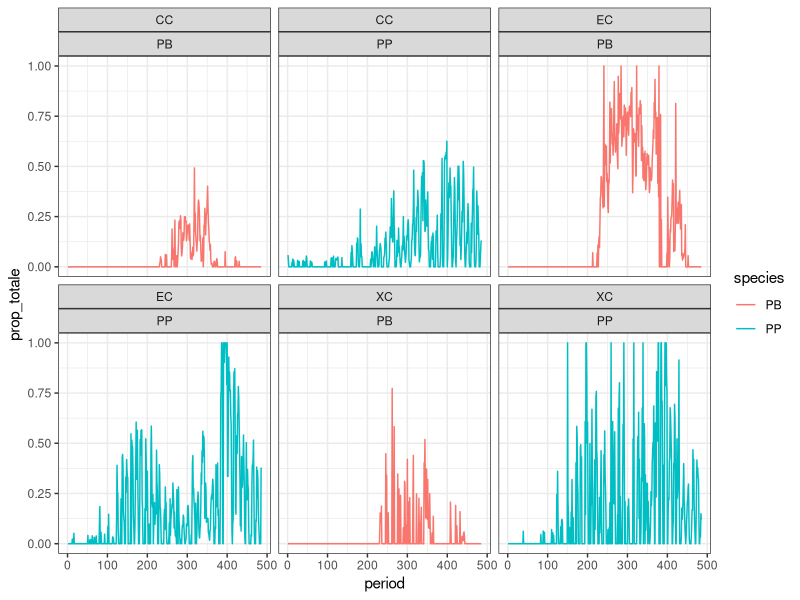
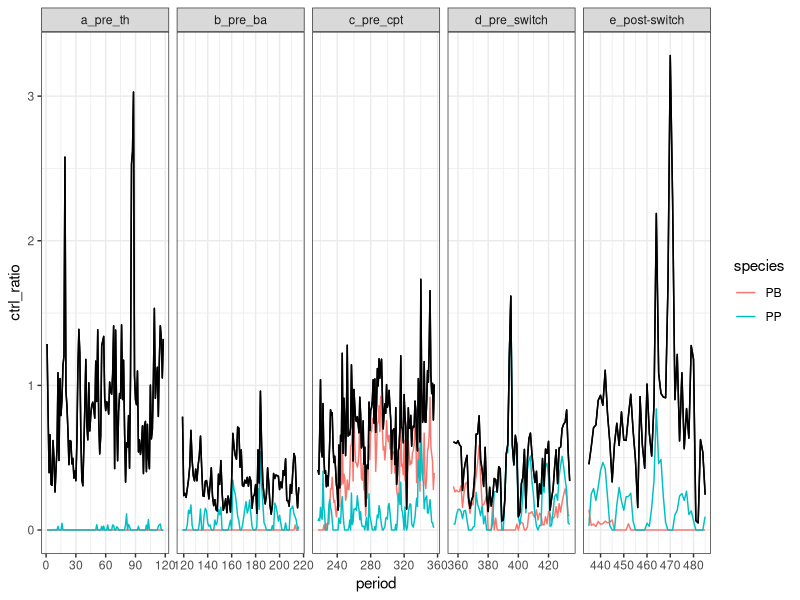
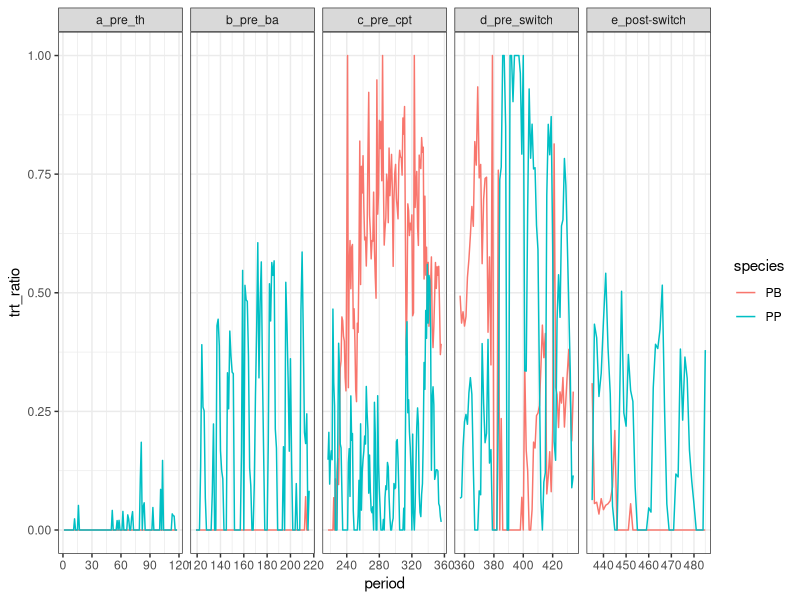
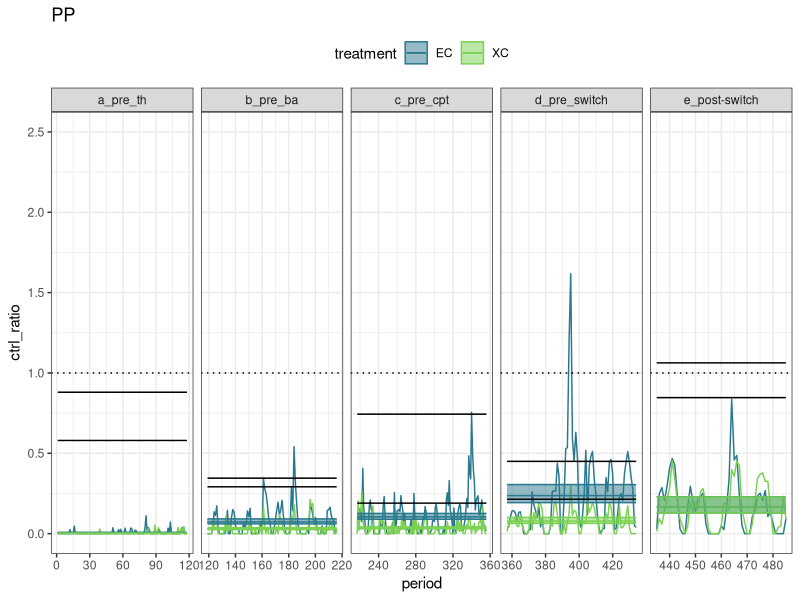
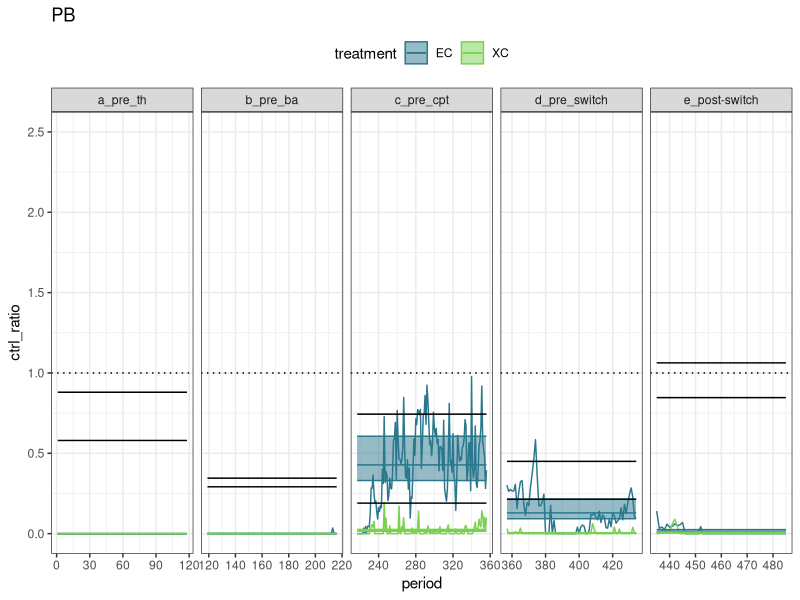

Write the R code that produced these figures, in order.
## ---- chunk 1
knitr::opts_chunk$set(echo = FALSE)
knitr::opts_chunk$set(fig.width =6, fig.height =3)
library(dplyr)
library(ggplot2)
## ---- chunk 2

rats <- read.csv(here::here("lore", "2020_redux", "christensen_plots.csv")) %>%
  mutate(plot = factor(plot),
         treatment = factor(treatment)) %>%
  filter(!is.na(species))

## ---- chunk 3

rats_totale<- rats %>%
  group_by(censusdate, period, treatment) %>%
  summarise(totale = sum(energy, na.rm = T)) %>%
  ungroup()

rats_nplots <- rats %>%
  select(plot, treatment) %>%
  distinct() %>%
  group_by(treatment) %>%
  summarize(nplots = length(unique(plot))) %>%
  ungroup()

rats_e_sp <- rats %>%
  group_by(censusdate, period, treatment, species) %>%
  summarize(spe = sum(energy, na.rm = T)) %>%
  ungroup() 


rats_all_e_sp <- expand.grid(period = unique(rats$period), species = c("PP", "PB"), treatment = unique(rats$treatment)) %>%
  left_join(distinct(select(rats, period, censusdate))) %>%
  left_join(rats_nplots)


rats_e_sp1 <- left_join(rats_all_e_sp, rats_e_sp) %>%
  left_join(rats_totale) %>%
  group_by_all() %>%
  mutate(spe = ifelse(is.na(spe), 0, spe),
         totale = ifelse(is.na(totale), 0, totale))  %>%
  ungroup() %>%
  mutate(prop_totale = spe/totale) %>%
  mutate(prop_totale = ifelse(is.nan(prop_totale), 0, prop_totale)) %>%
  mutate(mean_spe = (spe/nplots),
         mean_totale = (totale/nplots))
## ---- chunk 4

ggplot(rats_e_sp1, aes(period, prop_totale, color = species)) + 
  geom_line() +
  facet_wrap(vars(treatment, species)) +
  theme_bw()

## ---- chunk 5

totale_ctrl <- select(rats_e_sp1, period, treatment, censusdate, mean_totale) %>%
  filter(treatment == "CC") %>%
  select(-treatment) %>%
  rename(ctrl_mean_e = mean_totale) %>%
  distinct()

treatment_ratios <- select(rats_e_sp1, period, treatment, censusdate, mean_totale) %>%
  filter(treatment != "CC") %>%
  distinct() %>%
  left_join(totale_ctrl) %>%
  mutate(eratio = mean_totale / ctrl_mean_e)

species_ratios <- select(rats_e_sp1, period, treatment, species, mean_spe, mean_totale) %>%
  distinct() %>%
  filter(treatment != "CC") %>%
  left_join(totale_ctrl) %>%
  mutate(ctrl_ratio = mean_spe / ctrl_mean_e,
         trt_ratio = mean_spe / mean_totale,
         trt_to_ctrl = mean_totale/ctrl_mean_e) %>%
  mutate(trt_ratio = ifelse(mean_totale == 0, 0, trt_ratio),
         trt_to_ctrl = ifelse(ctrl_mean_e == 0, 0, trt_to_ctrl),
         ctrl_ratio = ifelse(ctrl_mean_e == 0, 0, ctrl_ratio)) %>%
  mutate(trt_ratio = ifelse(trt_ratio == 0, 0.00000001, trt_ratio),
         ctrl_ratio = ifelse(ctrl_ratio == 0, 0.00000001, ctrl_ratio)) %>%
  as.data.frame() %>%
  mutate(era = NA) %>%
  mutate(era = ifelse(
    period <= 118, "a_pre_th",
    ifelse(period <= 216, "b_pre_ba",
           ifelse(period <= 356, "c_pre_cpt",
                  ifelse(period <= 434, "d_pre_switch", "e_post-switch"))))) %>%
  mutate(oera = as.ordered(era)) %>%
  group_by(treatment, era) %>%
  mutate(era_mean_trt_to_ctrl = mean(trt_to_ctrl)) %>%
  ungroup()

ggplot(filter(species_ratios, treatment == "EC"), aes(period, ctrl_ratio, color = species)) +
  geom_line() +
  theme_bw() +
  geom_line(aes(period, trt_to_ctrl, group =species), color = "black") +
  facet_wrap(vars(era), nrow = 1, scales = "free_x")



ggplot(filter(species_ratios, treatment == "EC"), aes(period, trt_ratio, color = species)) +
  geom_line() +
  theme_bw() +
  facet_wrap(vars(era), nrow = 1, scales = "free_x")


pp_glm <- glm(data = filter(species_ratios, species == "PP"),formula =  ctrl_ratio ~ era * treatment, family = Gamma)



library(lsmeans)

tt = lsmeans(pp_glm, specs = ~ era | treatment)
dd = pairs((tt))
ff = summary(dd)
dd_regrid = pairs(regrid(tt))
ff_regrid = summary(dd_regrid)
pp_glm_pred <- predict(pp_glm, se.fit = T)

ratio_pred <- species_ratios %>%
  filter(species == "PP")  %>%
  mutate(linkfit = pp_glm_pred$fit,
         linkupper = pp_glm_pred$se.fit + pp_glm_pred$fit,
         linklower = pp_glm_pred$fit -pp_glm_pred$se.fit) %>%
  mutate(invlinkfit = 1/linkfit,
         invlinklower = 1/linklower,
         invlinkupper = 1/linkupper)


ggplot(filter(ratio_pred), aes(period, ctrl_ratio, color = treatment, fill = treatment)) +
  geom_line() + 
  geom_line(aes(period, invlinkfit)) +
  geom_ribbon(aes(ymin = invlinklower, ymax = invlinkupper), alpha = .5) +
  facet_wrap(vars(era), scales = "free_x", nrow = 1) + 
  theme_bw() +
  scale_color_viridis_d(begin = .4, end = .8) +
    scale_fill_viridis_d(begin = .4, end = .8) +
  geom_hline(yintercept = 1, linetype = 3) +
  theme(legend.position = "top") +
  ylim(0, 2.5) +
  geom_line(aes(period, era_mean_trt_to_ctrl), color = "black") +
  ggtitle("PP")


pb_glm <- glm(data = filter(species_ratios, species == "PB"),formula =  ctrl_ratio ~ era * treatment, family = Gamma)



library(lsmeans)

tt = lsmeans(pb_glm, specs = ~ era | treatment)
dd = pairs((tt))
ff = summary(dd)
dd_regrid = pairs(regrid(tt))
ff_regrid = summary(dd_regrid)
pb_glm_pred <- predict(pb_glm, se.fit = T)

ratio_pred <- species_ratios %>%
  filter(species == "PB")  %>%
  mutate(linkfit = pb_glm_pred$fit,
         linkupper = pb_glm_pred$se.fit + pb_glm_pred$fit,
         linklower = pb_glm_pred$fit -pb_glm_pred$se.fit) %>%
  mutate(invlinkfit = 1/linkfit,
         invlinklower = 1/linklower,
         invlinkupper = 1/linkupper)


ggplot(filter(ratio_pred), aes(period, ctrl_ratio, color = treatment, fill = treatment)) +
  geom_line() + 
  geom_line(aes(period, invlinkfit)) +
  geom_ribbon(aes(ymin = invlinklower, ymax = invlinkupper), alpha = .5) +
  facet_wrap(vars(era), scales = "free_x", nrow = 1) + 
  theme_bw() +
  scale_color_viridis_d(begin = .4, end = .8) +
    scale_fill_viridis_d(begin = .4, end = .8) +
  geom_hline(yintercept = 1, linetype = 3) +
  theme(legend.position = "top") +
  ylim(0, 2.5)  +
  geom_line(aes(period, era_mean_trt_to_ctrl), color = "black") +
  ggtitle("PB")
